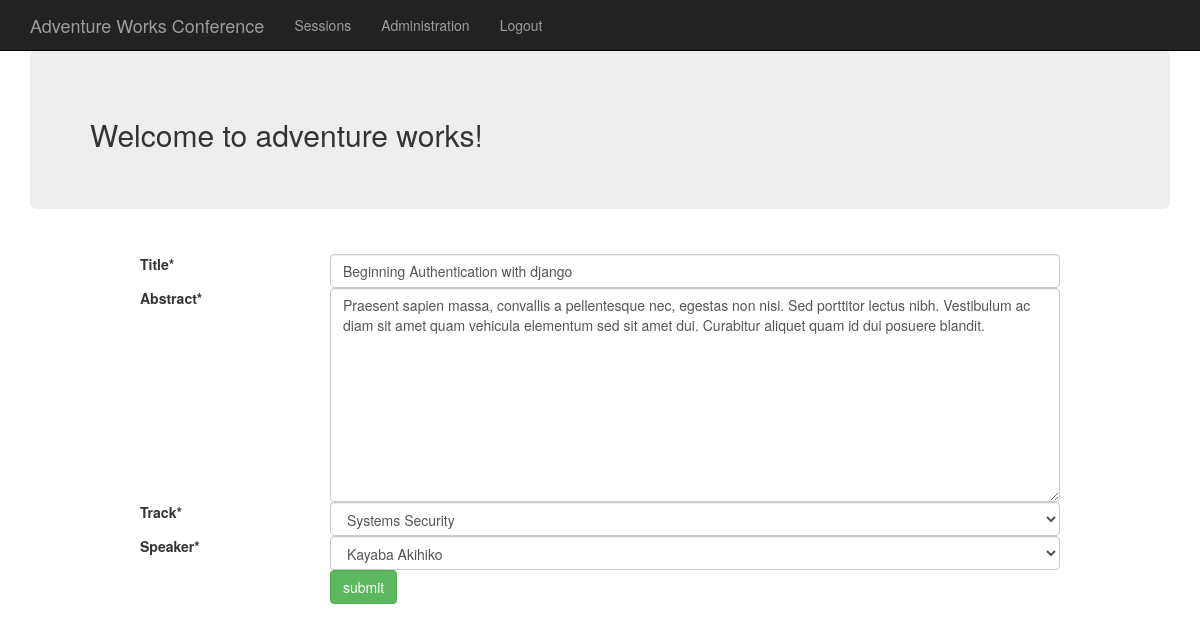
The page /conference/sessions/1/update/ (signed in) on the database its author committed.
### app/models.py (models this page shows, shortened)
class Session(models.Model):
    title = models.CharField(max_length=40)
    abstract = models.TextField(max_length=2000)
    track = models.ForeignKey(Track)
    speaker = models.ForeignKey(Speaker)
    status = models.CharField(max_length=1, choices=SESSION_STATUSES)

class Track(models.Model):
    title = models.CharField(max_length=50)
    description = models.TextField(max_length=1000)
    def __str__(self):
        return self.title

### app/views.py (the view)
# urls.py: url(r'^sessions/(?P<pk>[0-9]+)/update/$', views.SessionUpdate.as_view(), name='session_update'),
class SessionUpdate(LoginRequiredMixin, UpdateView):
    model = Session
    form_class = SessionForm

### app/forms.py
class SessionForm(ModelForm):
    class Meta:
        model = Session
        fields = ['title', 'abstract', 'track', 'speaker']
    def __init__(self, *args, **kwargs):
        super(SessionForm, self).__init__(*args, **kwargs)
        self.helper = FormHelper()
        self.helper.form_class = 'form-horizontal'
        self.helper.label_class = 'col-md-offset-1 col-md-2'
        self.helper.field_class = 'col-md-8'
        self.helper.add_input(Submit('submit', 'submit', css_class='btn btn-success'))
        self.helper._form_method = 'POST'

### app/models.py (called while the page is built)
    def __str__(self):
        return self.name

### app/templates/app/session_form.html (shortened to what this page needs)
{% extends 'layout.html' %}
{% load crispy_forms_tags %}
{% block content %}
    <form method="POST">
        {% crispy form %}
    </form>
{% endblock %}

### app/static/app/css/starter-template.css (style rules this page uses)
body { padding-top: 50px; }

### rows shown on the page
Session: title "Beginning Authentication with django", abstract "Praesent sapien massa, convallis a pellentesque nec, egestas non nisi. Sed porttitor lectus nibh. Vestibulum ac diam sit amet quam vehicula elementum sed sit amet dui. Curabitur aliquet quam id dui posuere blandit.", track "Systems Security", speaker "Kayaba Akihiko"
